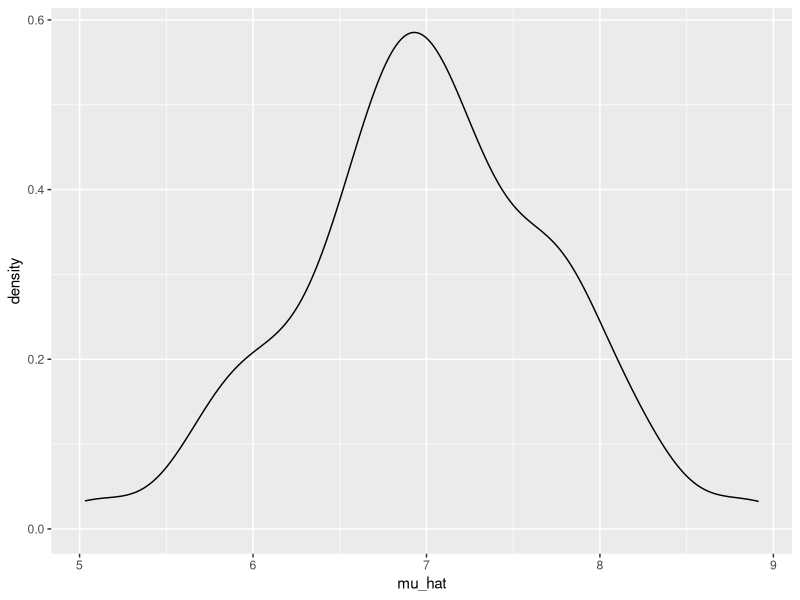
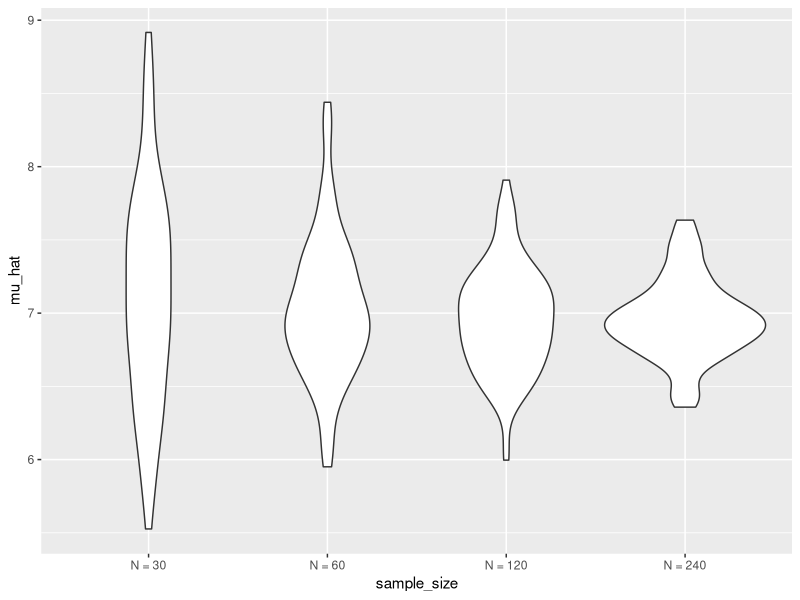
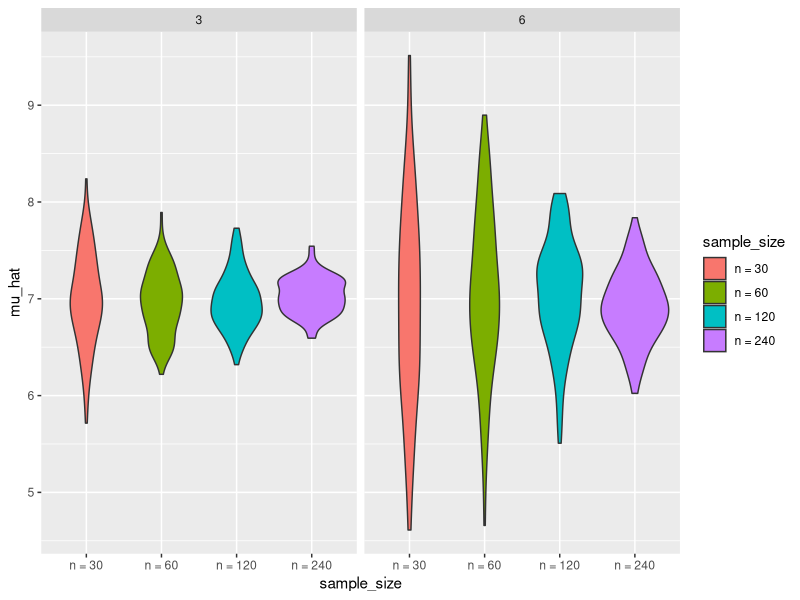

Reproduce these figures in R, in order.
## ---- chunk 1
knitr::opts_chunk$set(message = FALSE, warning = FALSE)

library(tidyverse)
## ---- chunk 2
sim_mean_sd = function(n_obs, mu = 7, sigma = 4) {
  
    x = rnorm(n = n_obs, mean = mu, sd = sigma)
  
  tibble(
      mu_hat = mean(x),
      sigma_hat = sd(x))
}
## ---- chunk 3
sim_mean_sd(n_obs = 30)
## ---- chunk 4
output = vector("list", length = 100)
for (i in 1:100) {
  output[[i]] = sim_mean_sd(n_obs = 30)
}

# make the results look like a tibble:
bind_rows(output)
## ---- chunk 5
sim_results = 
  # I want to create a dataframe that has expanded rows that do the following:
  expand_grid(   # expand_grid is like tibble...
    sample_size = 30,  # I want a column for sample_size
    iteration = 1:100) %>%   # Another column for iteration, and the rows go from 1 to 100
  # Then create a new column that calculate mean and sd using the function we created.
  mutate(
    estimate_measures = map(sample_size, sim_mean_sd)) %>% 
  unnest(estimate_measures)
## ---- chunk 6
sim_results %>% 
  ggplot(aes(x = mu_hat)) + 
  geom_density()

# Uhmmmm... It kinda look like a "normal" distribution.
## ---- chunk 7
sim_results_2 = 
  expand_grid(   
    sample_size = c(30, 60, 120, 240), 
    iteration = 1:100) %>%   
  mutate(
    estimate_df = map(sample_size, sim_mean_sd)) %>% 
  unnest(estimate_df)
## ---- chunk 8
sim_results_2 %>% 
  mutate(
    sample_size = str_c("N = ", sample_size),
    sample_size = fct_inorder(sample_size)) %>% 
  ggplot(aes(x = sample_size, y = mu_hat)) + 
  geom_violin()
## ---- chunk 9
sim_results_3 = 
  expand_grid(   
    sample_size = c(30, 60, 120, 240), 
    true_sigma = c(3, 6),
    iteration = 1:100) %>%   
  mutate(
    estimate_df = 
      map2(.x = sample_size, .y = true_sigma, ~sim_mean_sd(n_obs = .x, sigma = .y))) %>%  # ~ tells R that .x and .y go into this function.
  unnest(estimate_df)
## ---- chunk 10
sim_results_3 %>% 
  mutate(
    sample_size = str_c("n = ", sample_size),
    sample_size = fct_inorder(sample_size)) %>% 
  ggplot(aes(x = sample_size, y = mu_hat, fill = sample_size)) + 
  geom_violin() + 
  facet_grid(. ~ true_sigma)
